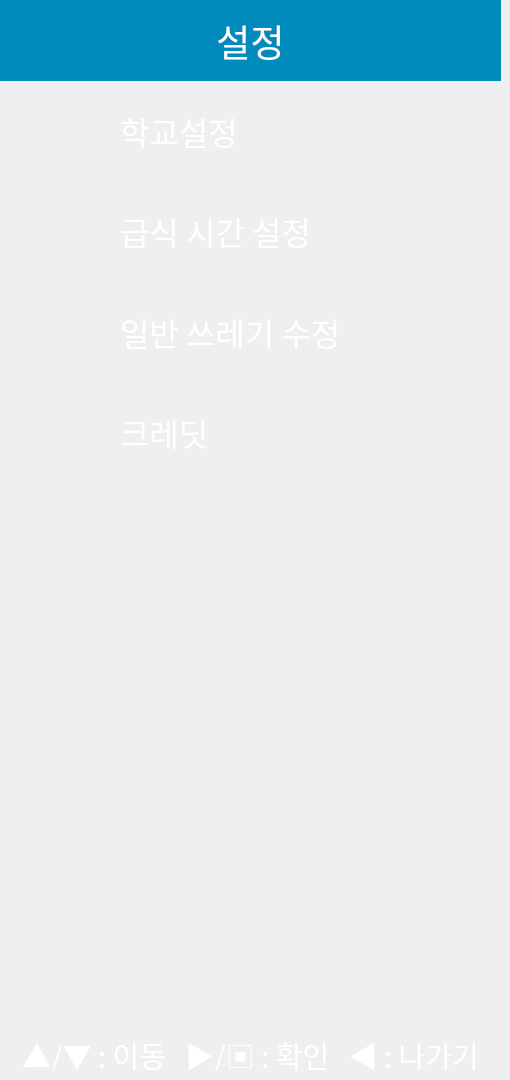
    <widget class="QWidget" name="set_main">
     <attribute name="title">
      <string>Tab 1</string>
     </attribute>
     <widget class="QLabel" name="trash_set_title">
      <property name="geometry">
       <rect>
        <x>0</x>
        <y>0</y>
        <width>501</width>
        <height>81</height>
       </rect>
      </property>
      <property name="font">
       <font>
        <family>나눔바른고딕</family>
        <pointsize>28</pointsize>
        <weight>50</weight>
        <bold>false</bold>
        <kerning>true</kerning>
       </font>
      </property>
      <property name="styleSheet">
       <string notr="true">color : rgb(255,255,255);
background-color: rgb(0,139,188);
</string>
      </property>
      <property name="text">
       <string>설정</string>
      </property>
      <property name="alignment">
       <set>Qt::AlignCenter</set>
      </property>
     </widget>
     <widget class="QLabel" name="trash_con">
      <property name="geometry">
       <rect>
        <x>0</x>
        <y>1040</y>
        <width>501</width>
        <height>31</height>
       </rect>
      </property>
      <property name="font">
       <font>
        <family>나눔바른고딕</family>
        <pointsize>22</pointsize>
       </font>
      </property>
      <property name="styleSheet">
       <string notr="true">color : rgb(255,255,255)</string>
      </property>
      <property name="text">
       <string>▲/▼ : 이동   ▶/▣ : 확인   ◀ : 나가기</string>
      </property>
      <property name="alignment">
       <set>Qt::AlignCenter</set>
      </property>
     </widget>
     <widget class="QWidget" name="verticalLayoutWidget">
      <property name="geometry">
       <rect>
        <x>0</x>
        <y>80</y>
        <width>501</width>
        <height>401</height>
       </rect>
      </property>
      <layout class="QVBoxLayout" name="set_main_l">
       <property name="spacing">
        <number>0</number>
       </property>
       <property name="bottomMargin">
        <number>0</number>
       </property>
       <item>
        <widget class="QWidget" name="set_main_1" native="true">
         <property name="styleSheet">
          <string notr="true">);</string>
         </property>
         <widget class="QLabel" name="label_2">
          <property name="geometry">
           <rect>
            <x>30</x>
            <y>25</y>
            <width>50</width>
            <height>50</height>
           </rect>
          </property>
          <property name="text">
           <string/>
          </property>
          <property name="pixmap">
           <pixmap>image/college-graduation.png</pixmap>
          </property>
          <property name="scaledContents">
           <bool>true</bool>
          </property>
         </widget>
         <widget class="QLabel" name="label_3">
          <property name="geometry">
           <rect>
            <x>120</x>
            <y>0</y>
            <width>281</width>
            <height>101</height>
           </rect>
          </property>
          <property name="font">
           <font>
            <family>나눔바른고딕</family>
            <pointsize>24</pointsize>
           </font>
          </property>
          <property name="styleSheet">
           <string notr="true">color : rgb(255,255,255)</string>
          </property>
          <property name="text">
           <string>학교설정</string>
          </property>
         </widget>
         <widget class="QLabel" name="label_4">
          <property name="geometry">
           <rect>
            <x>440</x>
            <y>33</y>
            <width>18</width>
            <height>31</height>
           </rect>
          </property>
          <property name="text">
           <string/>
          </property>
          <property name="pixmap">
           <pixmap>image/right.png</pixmap>
          </property>
          <property name="scaledContents">
           <bool>true</bool>
          </property>
         </widget>
        </widget>
       </item>
       <item>
        <widget class="QWidget" name="set_main_2" native="true">
         <widget class="QLabel" name="label_16">
          <property name="geometry">
           <rect>
            <x>440</x>
            <y>33</y>
            <width>18</width>
            <height>31</height>
           </rect>
          </property>
          <property name="text">
           <string/>
          </property>
          <property name="pixmap">
           <pixmap>image/right.png</pixmap>
          </property>
          <property name="scaledContents">
           <bool>true</bool>
          </property>
         </widget>
         <widget class="QLabel" name="label_17">
          <property name="geometry">
           <rect>
            <x>120</x>
            <y>0</y>
            <width>281</width>
            <height>101</height>
           </rect>
          </property>
          <property name="font">
           <font>
            <family>나눔바른고딕</family>
            <pointsize>24</pointsize>
           </font>
          </property>
          <property name="styleSheet">
           <string notr="true">color : rgb(255,255,255)</string>
          </property>
          <property name="text">
           <string>급식 시간 설정</string>
          </property>
         </widget>
         <widget class="QLabel" name="label_22">
          <property name="geometry">
           <rect>
            <x>30</x>
            <y>25</y>
            <width>50</width>
            <height>50</height>
           </rect>
          </property>
          <property name="text">
           <string/>
          </property>
          <property name="pixmap">
           <pixmap>image/clock.png</pixmap>
          </property>
          <property name="scaledContents">
           <bool>true</bool>
          </property>
         </widget>
        </widget>
       </item>
       <item>
        <widget class="QWidget" name="set_main_3" native="true">
         <widget class="QLabel" name="label_21">
          <property name="geometry">
           <rect>
            <x>120</x>
            <y>0</y>
            <width>281</width>
            <height>101</height>
           </rect>
          </property>
          <property name="font">
           <font>
            <family>나눔바른고딕</family>
            <pointsize>24</pointsize>
           </font>
          </property>
          <property name="styleSheet">
           <string notr="true">color : rgb(255,255,255)</string>
          </property>
          <property name="text">
           <string>일반 쓰레기 수정</string>
          </property>
         </widget>
         <widget class="QLabel" name="label_20">
          <property name="geometry">
           <rect>
            <x>440</x>
            <y>33</y>
            <width>18</width>
            <height>31</height>
           </rect>
          </property>
          <property name="text">
           <string/>
          </property>
          <property name="pixmap">
           <pixmap>image/right.png</pixmap>
          </property>
          <property name="scaledContents">
           <bool>true</bool>
          </property>
         </widget>
         <widget class="QLabel" name="label_23">
          <property name="geometry">
           <rect>
            <x>30</x>
            <y>25</y>
            <width>50</width>
            <height>50</height>
           </rect>
          </property>
          <property name="text">
           <string/>
          </property>
          <property name="pixmap">
           <pixmap>image/trash.png</pixmap>
          </property>
          <property name="scaledContents">
           <bool>true</bool>
          </property>
         </widget>
        </widget>
       </item>
       <item>
        <widget class="QWidget" name="set_main_4" native="true">
         <widget class="QLabel" name="label_55">
          <property name="geometry">
           <rect>
            <x>120</x>
            <y>0</y>
            <width>281</width>
            <height>101</height>
           </rect>
          </property>
          <property name="font">
           <font>
            <family>나눔바른고딕</family>
            <pointsize>24</pointsize>
           </font>
          </property>
          <property name="styleSheet">
           <string notr="true">color : rgb(255,255,255)</string>
          </property>
          <property name="text">
           <string>크레딧</string>
          </property>
         </widget>
         <widget class="QLabel" name="label_56">
          <property name="geometry">
           <rect>
            <x>440</x>
            <y>33</y>
            <width>18</width>
            <height>31</height>
           </rect>
          </property>
          <property name="text">
           <string/>
          </property>
          <property name="pixmap">
           <pixmap>image/right.png</pixmap>
          </property>
          <property name="scaledContents">
           <bool>true</bool>
          </property>
         </widget>
         <widget class="QLabel" name="label_57">
          <property name="geometry">
           <rect>
            <x>30</x>
            <y>25</y>
            <width>50</width>
            <height>50</height>
           </rect>
          </property>
          <property name="text">
           <string/>
          </property>
          <property name="pixmap">
           <pixmap>image/list.png</pixmap>
          </property>
          <property name="scaledContents">
           <bool>true</bool>
          </property>
         </widget>
        </widget>
       </item>
      </layout>
     </widget>
    </widget>
